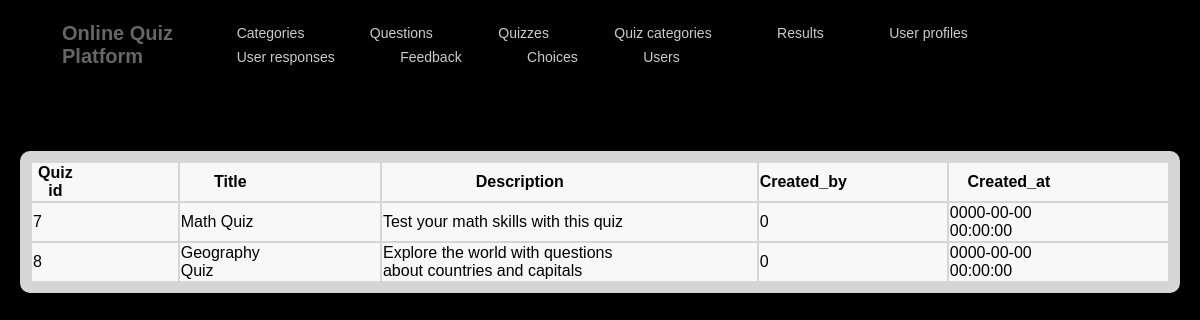
The app's page /quizzes.php with its own data.
### tables this page shows
CREATE TABLE `quizzes` (
  `quiz_id` int(11) NOT NULL,
  `title` varchar(100) NOT NULL,
  `description` text DEFAULT NULL,
  `created_by` int(11) DEFAULT NULL,
  `created_at` timestamp NOT NULL DEFAULT current_timestamp()
);

### quizzes.php (the view, shortened to what this page needs)
<!DOCTYPE html>
<html lang="en">
<head>
    <link rel="stylesheet" href="style.css">
</head>
<header>
        <nav>
            <div class="vertical-container">
                <div class="logo">
                    <p>Online Quiz Platform</p>
                </div>
            </div>
            <ul>
                <div class="vertical-container">
				<li><a href="index.php">Categories</a></li>
                    <li><a href="questions.php">Questions</a></li>
					<li><a href="quizzes.php">Quizzes</a></li>
                    <li><a href="quizcategories.php">Quiz categories </a></li>
                    <li><a href="results.php">Results</a></li>
                    <li><a href="userprofiles.php">User profiles</a></li>
                    <li><a href="userresponses.php">User responses</a></li>
                    <li><a href="feedback.php">Feedback</a></li>
                    <li><a href="choices.php">Choices</a></li>
                    <li><a href="users.php">Users</a></li>
            </ul>
        </nav>
    </header>
    <section>
		<h4><center>categories</center></h4>
		<div class="container">
		<table>
        <center>
			<thead>
				<tr>
				    <th>Quiz id</th>
				    <th>Title</th>
					<th>Description</th>
                    <th>Created_by</th>
                    <th>Created_at</th>
				</tr>
			</thead>
			<tbody>
				<?php
				$conn = mysqli_connect("localhost", "root", "", "online_quiz_platform");
				$sql = "SELECT * FROM quizzes";
				$result = mysqli_query($conn, $sql);
				if (mysqli_num_rows($result) > 0) {
					while($row = mysqli_fetch_assoc($result)) {
						echo "<tr>";
						echo "<td>" . $row["quiz_id"] . "</td>";
						echo "<td>" . $row["title"] . "</td>";
                        echo "<td>" . $row["description"] . "</td>";
                        echo "<td>" . $row["created_by"] . "</td>";
                        echo "<td>" . $row["created_at"] . "</td>";
						echo "</tr>";
					}
				} else {
					echo "<tr><td colspan='5'>No data available</td></tr>";
				}
				?>
			</tbody>
			</div>
</body>
</html>

### style.css (style rules this page uses)
p { color: #666; }
header { background-color: rgba(0, 0, 0, 0); padding: 2px; }
nav { display: flex; justify-content: space-between; align-items: center; margin-right: 20px; margin-left: 40px; padding: 0 20px; }
nav ul { list-style: none; margin: 0; padding: 0; }
nav li { display: inline-block; margin-right: 1px; padding: 3px 30px; position: relative; }
nav a { text-decoration: none; color: rgba(255, 255, 255, 0.8); font-size: 14px; }
nav li::after { content: ''; height: 3px; width: 0; background: #20dbbc; position: absolute; left: 0; bottom: -3px; transition: width 0.3s; }
.logo { font-size: 20px; color: rgb(6, 6, 6); font-weight: bold; }
th, td { padding-right: 100px; background-color: rgba(255, 255, 255, 0.84); }
.container { background-color: rgba(255, 255, 255, 0.84); padding: 10px; margin: 20px; border-radius: 10px; backdrop-filter: blur(3px); overflow: auto; transition: background-color 0.2s ease; }

### records on screen
quizzes: quiz_id "7", title "Math Quiz", description "Test your math skills with this quiz", created_by "0", created_at "0000-00-00 00:00:00"
quizzes: quiz_id "8", title "Geography Quiz", description "Explore the world with questions about countries and capitals", created_by "0", created_at "0000-00-00 00:00:00"
